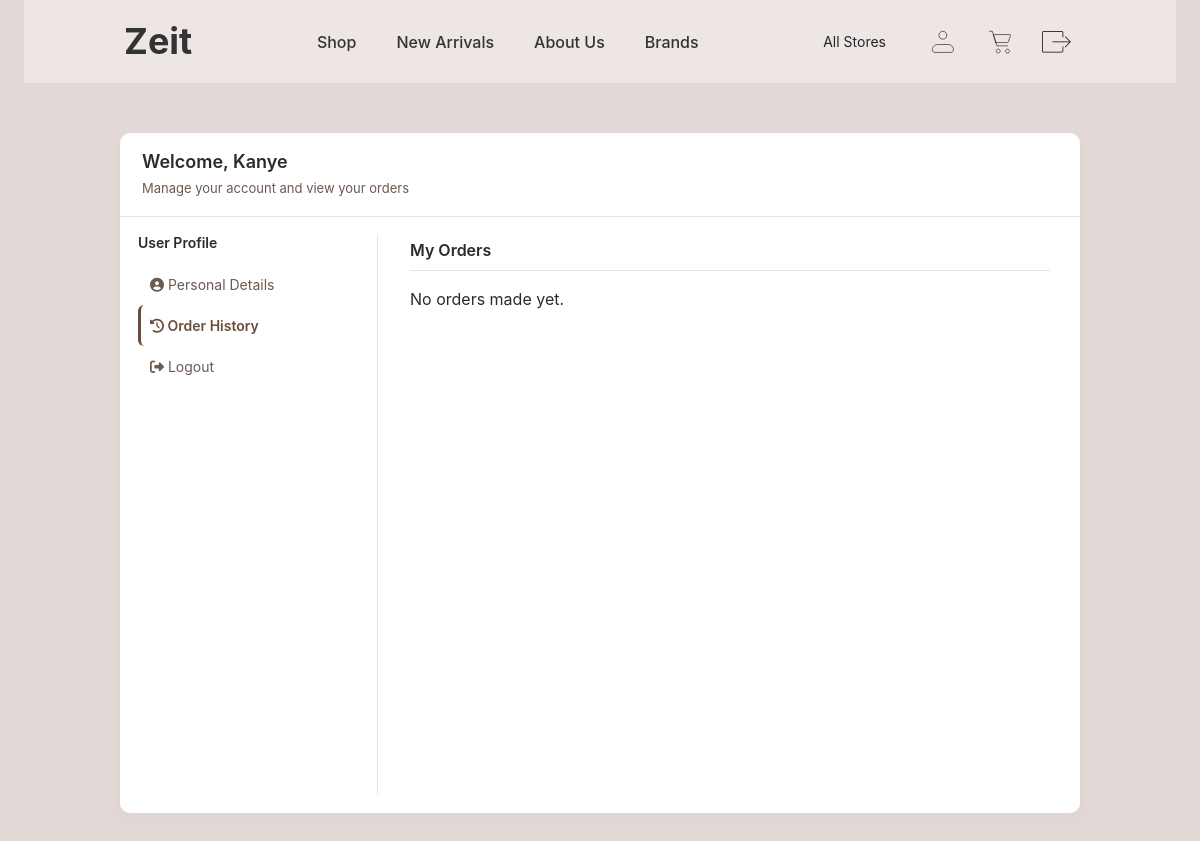
Page /profile.php?tab=orders (signed in) on the earlier database version.
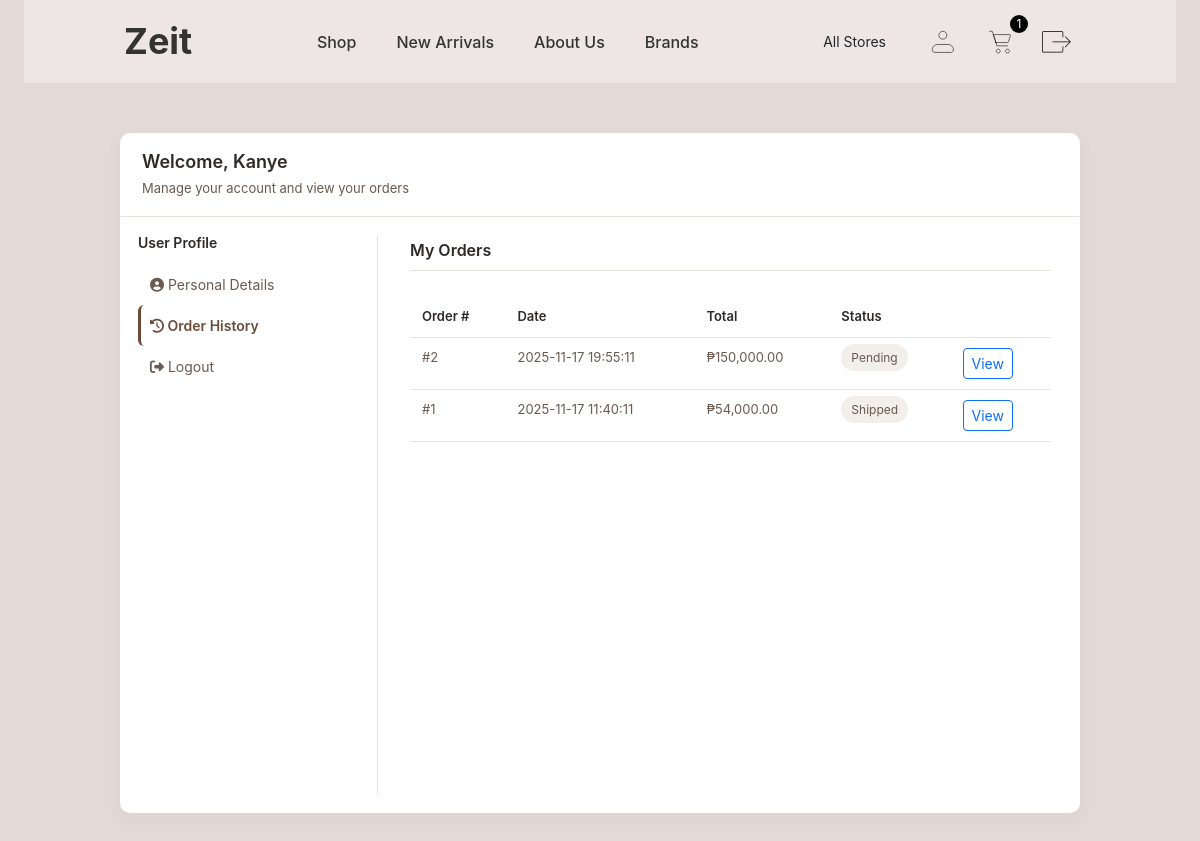
Same page on the later database version.
### tables this page shows
CREATE TABLE `orders` (
  `order_id` int NOT NULL AUTO_INCREMENT,
  `user_id` int NOT NULL,
  `branch_id` int DEFAULT NULL,
  `order_date` datetime DEFAULT CURRENT_TIMESTAMP,
  `status` enum('Pending','Shipped','Delivered','Cancelled') DEFAULT 'Pending',
  `total_amount` decimal(10,2) NOT NULL,
  PRIMARY KEY (`order_id`),
  KEY `fk_orders_user` (`user_id`),
  KEY `fk_orders_branch` (`branch_id`),
  CONSTRAINT `fk_orders_branch` FOREIGN KEY (`branch_id`) REFERENCES `branches` (`branch_id`),
  CONSTRAINT `fk_orders_user` FOREIGN KEY (`user_id`) REFERENCES `users` (`user_id`)
);

### profile.php (the view, shortened to what the changed rows need)
<?php
require_once 'config.php';
$tab = $_GET['tab'] ?? 'overview';
$user_id = (int)$_SESSION['user_id'];
$conn = getDBConnection($host, $user, $password, $database, $port);
$userData = null;
if ($conn) {
    $uStmt = $conn->prepare('SELECT first_name, last_name, email, phone FROM users WHERE user_id = ? LIMIT 1');
    if ($uStmt) {
        $uStmt->bind_param('i', $user_id);
        $uStmt->execute();
        $uRes = $uStmt->get_result();
        $userData = $uRes->fetch_assoc() ?: null;
    }
}
?>
<!DOCTYPE html>
<html lang="en">
  <head>
    <link href="https://cdn.jsdelivr.net/npm/bootstrap@5.3.8/dist/css/bootstrap.min.css" rel="stylesheet">
    <link rel="stylesheet" href="https://cdnjs.cloudflare.com/ajax/libs/font-awesome/6.4.0/css/all.min.css">
    <link rel="stylesheet" href="styles/styles.css">
    <link rel="stylesheet" href="styles/profile.css">
  </head>
<body>
  <div class="container-fluid">
    <?php include 'header-navbar.php'; ?>
    <div class="profile-container">
      <div class="profile-header">
        <h2>Welcome, <?php echo htmlspecialchars($userData['first_name'] ?? 'User', ENT_QUOTES, 'UTF-8'); ?></h2>
      </div>
      <div class="profile-content">
        <main class="profile-main">
          <?php if ($tab === 'overview'): ?>
            <div class="welcome-message">
              <h4>Welcome, <?php echo htmlspecialchars($userData['first_name'] ?? 'User', ENT_QUOTES, 'UTF-8'); ?></h4>
            </div>
            <h3 class="section-title">Personal Details</h3>
            <?php if ($userData): ?>
              <div class="info-card">
                <div class="info-row">
                  <div class="info-label">First Name:</div>
                  <div class="info-value"><?php echo htmlspecialchars($userData['first_name'] ?? 'N/A', ENT_QUOTES, 'UTF-8'); ?></div>
                </div>
                <div class="info-row">
                  <div class="info-label">Last Name:</div>
                  <div class="info-value"><?php echo htmlspecialchars($userData['last_name'] ?? 'N/A', ENT_QUOTES, 'UTF-8'); ?></div>
                </div>
                <div class="info-row">
                  <div class="info-label">Email:</div>
                  <div class="info-value"><?php echo htmlspecialchars($userData['email'] ?? 'N/A', ENT_QUOTES, 'UTF-8'); ?></div>
                </div>
                <div class="info-row">
                  <div class="info-label">Phone:</div>
                  <div class="info-value"><?php echo htmlspecialchars($userData['phone'] ?? 'N/A', ENT_QUOTES, 'UTF-8'); ?></div>
                </div>
              </div>
            <?php else: ?>
              <p>User information not available.</p>
            <?php endif; ?>
          <?php elseif ($tab === 'orders'): ?>
            <h2 class="section-title">My Orders</h2>
            <?php
            if ($conn) {
                $oStmt = $conn->prepare('SELECT order_id, total_amount, status, order_date FROM orders WHERE user_id = ? ORDER BY order_date DESC');
                if ($oStmt) {
                    $oStmt->bind_param('i', $user_id);
                    $oStmt->execute();
                    $oRes = $oStmt->get_result();
                    if ($oRes && $oRes->num_rows > 0) {
                        echo '<div class="table-responsive"><table class="table">';
                        echo '<thead><tr><th>Order #</th><th>Date</th><th>Total</th><th>Status</th><th></th></tr></thead><tbody>';
                        while ($order = $oRes->fetch_assoc()) {
                            $oid = (int)$order['order_id'];
                            $date = htmlspecialchars($order['order_date'], ENT_QUOTES, 'UTF-8');
                            $total = number_format((float)$order['total_amount'], 2);
                            $status = htmlspecialchars($order['status'], ENT_QUOTES, 'UTF-8');
                            $statusClass = '';
                            echo "<tr>
                                    <td>#{$oid}</td>
                                    <td>{$date}</td>
                                    <td>₱{$total}</td>
                                    <td><span class=\"status-badge {$statusClass}\">{$status}</span></td>
                                    <td><a href=\"order-details.php?order_id={$oid}\" class=\"btn btn-sm btn-outline-primary\">View</a></td>
                                  </tr>";
                        }
                        echo '</tbody></table></div>';
                    } else {
                        echo '<p>No orders made yet.</p>';
                    }
                } else {
                    echo '<p>Unable to load orders.</p>';
                }
            } else {
                echo '<p>Unable to load orders.</p>';
            }
            ?>
          <?php else: ?>
            <p>Unknown tab.</p>
          <?php endif; ?>
        </main>
      </div>
    </div>
  </div>
</body>
</html>

### header-navbar.php (shortened to what the changed rows need)
<?php
require_once 'config.php';
$conn = getDBConnection($host, $user, $password, $database, $port);
$cartCount = 'SELECT COUNT(*) AS item_count FROM cart WHERE user_id = ?';
$stmt = $conn->prepare($cartCount);
if ($stmt) {
    if (!empty($_SESSION['user_id'])) {
        $stmt->bind_param('i', $_SESSION['user_id']);
        $stmt->execute();
        $result = $stmt->get_result();
        $row = $result->fetch_assoc();
        $itemCount = (int)$row['item_count'];
    } else {
        $itemCount = 0;
    }
} else {
    $itemCount = 0;
}
?>
<div class="navbar">
  <a href="index.php" class="logo"><h1>Zeit</h1></a>
  <div class="icons">
    <div class="icons-group">
      <a href="cart.php" class="cart-link icon-link">
        <img src="img/cart-icon.svg" alt="Cart">
        <?php if ($itemCount > 0): ?>
          <span class="cart-count"><?php echo (int)$itemCount; ?></span>
        <?php endif; ?>
      </a>
    </div>
  </div>
</div>

Differences in the rows shown:
added orders: order_id "2", order_date "2025-11-17 19:55:11", total_amount "150,000.00", status "Pending"
added orders: order_id "1", order_date "2025-11-17 11:40:11", total_amount "54,000.00", status "Shipped"
Other differences:
$itemCount: (not shown) → "1"
text no longer shown: "No orders made yet."
text now shown: "Order # Date Total Status"
